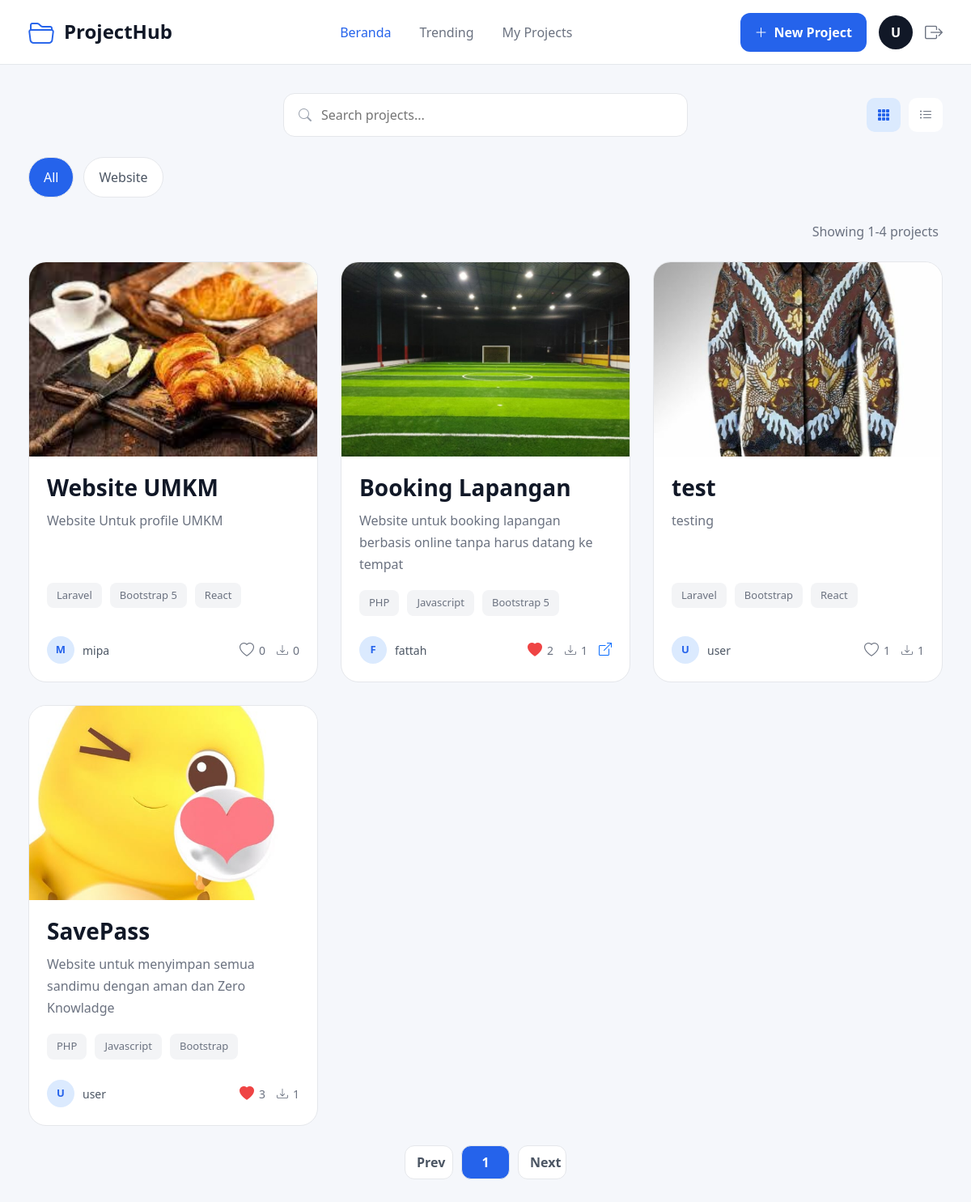
/user/dashboard.php (signed in), run on the app's committed database.
### tables this page shows
CREATE TABLE `categories` (
  `id` int(11) NOT NULL,
  `category_name` varchar(100) NOT NULL,
  `created_at` timestamp NOT NULL DEFAULT current_timestamp()
);

CREATE TABLE `projects` (
  `id` int(11) NOT NULL,
  `user_id` int(11) NOT NULL,
  `category_id` int(11) NOT NULL,
  `title` varchar(255) NOT NULL,
  `description` text NOT NULL,
  `tech_stack` varchar(255) DEFAULT NULL,
  `image` varchar(255) DEFAULT NULL,
  `zip_file` varchar(255) DEFAULT NULL,
  `demo_link` varchar(255) DEFAULT NULL,
  `likes_count` int(11) DEFAULT 0,
  `download_count` int(11) DEFAULT 0,
  `status` enum('published','private','deleted') DEFAULT 'published',
  `created_at` timestamp NOT NULL DEFAULT current_timestamp(),
  `updated_at` timestamp NOT NULL DEFAULT current_timestamp() ON UPDATE current_timestamp()
);

CREATE TABLE `users` (
  `id` int(11) NOT NULL,
  `username` varchar(100) NOT NULL,
  `password` varchar(255) NOT NULL,
  `role` enum('admin','user') DEFAULT 'user',
  `bio` text DEFAULT NULL,
  `profile_picture` varchar(255) DEFAULT 'default.png',
  `banned_until` datetime DEFAULT NULL,
  `ban_reason` text DEFAULT NULL,
  `created_at` timestamp NOT NULL DEFAULT current_timestamp()
);

### user/home.php (the view, shortened to what this page needs)
<?php
require_once 'koneksi.php';
$user_id = $_SESSION['id'];
$query = mysqli_query($conn, "
    SELECT
        p.*,
        u.username,
        c.category_name,
        (
            SELECT COUNT(*)
            FROM likes
            WHERE project_id = p.id
        ) as total_likes,
        (
            SELECT COUNT(*)
            FROM likes
            WHERE project_id = p.id
            AND user_id = '$user_id'
        ) as user_liked
    FROM projects p
    JOIN users u
    ON u.id = p.user_id
    LEFT JOIN categories c
    ON c.id = p.category_id
    WHERE p.status = 'published'
    ORDER BY p.created_at DESC
");
?>
<div class="container-dashboard">
    <div class="top-search-wrapper">
        <div class="search-box">
            <i class="bi bi-search"></i>
            <input type="text" placeholder="Search projects...">
        </div>
        <div class="view-icons">
            <button id="gridViewBtn" class="active">
                <i class="bi bi-grid-3x3-gap-fill"></i>
            </button>
            <button id="listViewBtn">
                <i class="bi bi-list-ul"></i>
            </button>
        </div>
    </div>
    <div class="filter-section">
        <button class="active" data-category="all">
            All
        </button>
        <?php
        $categoryQuery = mysqli_query(
            $conn,
            "SELECT * FROM categories ORDER BY category_name ASC"
        );
        while ($cat = mysqli_fetch_assoc($categoryQuery)) :
        ?>
            <button
                data-category="<?= strtolower($cat['category_name']); ?>">
                <?= htmlspecialchars($cat['category_name']); ?>
            </button>
        <?php endwhile; ?>
    </div>
    <div class="filter-bottom">
        <div class="showing-data" id="showingData">
        </div>
    </div>
    <div class="project-grid" id="projectGrid">
        <?php while ($p = mysqli_fetch_assoc($query)) : ?>
            <?php
            $tags = array_map(
                'trim',
                explode(',', $p['tech_stack'] ?? '')
            );
            $image = !empty($p['image'])
                ? 'uploads/thumbnails/' . $p['image']
                : 'https://images.unsplash.com/photo-1498050108023-c5249f4df085?q=80&w=1200';
            ?>
            <div class="project-card" data-category="<?= strtolower($p['category_name'] ?? ''); ?>">
                <div class="card-image-wrapper">
                    <img src="<?= $image; ?>" alt="thumbnail">
                </div>
                <div class="project-content">
                    <h5>
                        <?= htmlspecialchars($p['title']); ?>
                    </h5>
                    <p>
                        <?= htmlspecialchars($p['description']); ?>
                    </p>
                    <div class="tags">
                        <?php foreach ($tags as $tag): ?>
                            <?php if (!empty($tag)): ?>
                                <span>
                                    <?= htmlspecialchars($tag); ?>
                                </span>
                            <?php endif; ?>
                        <?php endforeach; ?>
                    </div>
                    <div class="project-footer">
                        <div class="user-info">
                            <div class="user-avatar">
                                <?= strtoupper(substr($p['username'], 0, 1)); ?>
                            </div>
                            <small>
                                <?= htmlspecialchars($p['username']); ?>
                            </small>
                        </div>
                        <div class="stats">
                            <button
                                class="like-btn <?= $p['user_liked'] ? 'liked' : ''; ?>"
                                data-id="<?= $p['id']; ?>">
                                <i class="
            bi
            <?= $p['user_liked']
                ? 'bi-heart-fill'
                : 'bi-heart'; ?>
        "></i>
                                <span class="like-count">
                                    <?= $p['total_likes']; ?>
                                </span>
                            </button>
                            <button
                                class="download-btn"
                                data-id="<?= $p['id']; ?>"
                                data-file="<?= htmlspecialchars($p['zip_file']); ?>">
                                <i class="bi bi-download"></i>
                                <span class="download-count">
                                    <?= $p['download_count']; ?>
                                </span>
                            </button>
                            <?php if (!empty($p['demo_link'])) : ?>
                                <a href="<?= htmlspecialchars($p['demo_link']); ?>"
                                    target="_blank"
                                    class="demo-btn">
                                    <i class="bi bi-box-arrow-up-right"></i>
                                </a>
                            <?php endif; ?>
                        </div>
                    </div>
                </div>
            </div>
        <?php endwhile; ?>
    </div>
    <div class="pagination-wrapper mt-4 mb-5">
        <button id="prevPage" class="pagination-btn">
            Prev
        </button>
        <div id="paginationNumbers" class="d-flex gap-2"></div>
        <button id="nextPage" class="pagination-btn">
            Next
        </button>
    </div>
</div>

### user/css/style-dashboard.css (style rules this page uses)
* { margin:0; padding:0; box-sizing:border-box; }
body { font-family:'Segoe UI',sans-serif; background:#f5f7fb; color:#111827; }
.container-dashboard { padding:35px; }
.top-search-wrapper { position:relative; display:flex; justify-content:center; align-items:center; margin-bottom:25px; }
.view-icons { position:absolute; right:0; }
.search-box { width:500px; background:white; border:1px solid #e5e7eb; border-radius:14px; padding:14px 18px; display:flex; align-items:center; gap:12px; }
.search-box input { border:none; outline:none; width:100%; }
.search-box i { color:#9ca3af; }
.view-icons { display:flex; gap:10px; }
.view-icons button { width:42px; height:42px; border:none; border-radius:10px; background:white; color:#6b7280; }
.view-icons button.active { background:#dbeafe; color:#2563eb; }
.filter-section { display:flex; gap:12px; margin-bottom:30px; flex-wrap:wrap; }
.filter-section button { border:none; background:white; color:#4b5563; padding:12px 18px; border-radius:999px; font-weight:500; border:1px solid #e5e7eb; }
.filter-section button.active { background:#2563eb; color:white; }
.project-grid { display:grid; grid-template-columns: repeat(3, minmax(350px, 1fr)); gap:28px; align-items:start; }
.project-card { background:white; border-radius:22px; overflow:hidden; border:1px solid #e5e7eb; transition:0.3s; display:flex; flex-direction:column; height:100%; width:100%; min-height:520px; }
.project-card img { width:100%; height:260px; object-fit:cover; flex-shrink:0; }
.project-content { padding:22px; display:flex; flex-direction:column; flex:1; }
.project-content h5 { font-size:28px; font-weight:700; margin-bottom:10px; }
.project-content p { color:#6b7280; line-height:1.7; margin-bottom:18px; min-height: 72px; }
.tags { display:flex; gap:10px; flex-wrap:wrap; margin-bottom:22px; }
.tags span { background:#f3f4f6; color:#6b7280; padding:6px 12px; border-radius:8px; font-size:13px; }
.project-footer { display:flex; justify-content:space-between; align-items:center; margin-top:auto; }
.user-info { display:flex; align-items:center; gap:10px; }
.user-avatar { width:34px; height:34px; border-radius:50%; background:#dbeafe; color:#2563eb; display:flex; align-items:center; justify-content:center; font-size:13px; font-weight:bold; }
.user-info small { color:#4b5563; }
.stats { display:flex; gap:14px; }
.stats span { color:#6b7280; font-size:14px; display:flex; align-items:center; gap:5px; }
.pagination-wrapper { margin-top:35px; display:flex; justify-content:center; align-items:center; gap:10px; }
.pagination-btn { width:42px; height:42px; border:none; border-radius:12px; background:white; color:#4b5563; border:1px solid #e5e7eb; font-weight:600; }
.showing-data { margin-right:5px; color:#6b7280; font-size:14px; }
#paginationNumbers { display:flex; gap:10px; }
.filter-bottom { display:flex; justify-content:space-between; align-items:center; margin-bottom:25px; gap:20px; flex-wrap:wrap; }
.showing-data { color:#6b7280; font-size:14px; font-weight:500; }
.filter-bottom { display:flex; justify-content:space-between; align-items:center; margin-bottom:25px; }
.showing-data { color:#6b7280; font-size:16px; font-weight:500; }
.pagination-wrapper { margin-top:35px; margin-bottom:50px; display:flex; justify-content:center; align-items:center; gap:10px; flex-wrap:wrap; }
.pagination-btn { min-width:60px; height:42px; border:none; border-radius:12px; background:white; color:#4b5563; border:1px solid #e5e7eb; font-weight:600; padding:0 14px; transition:0.3s; }
.like-btn { border:none; background:transparent; display:flex; align-items:center; gap:6px; color:#6b7280; cursor:pointer; font-size:14px; }
.like-btn i { font-size:18px; }
.like-btn.liked { color:#ef4444; }
.download-btn { border:none; background:transparent; display:flex; align-items:center; gap:6px; color:#6b7280; cursor:pointer; font-size:14px; }

### user/css/style-myprojects.css (style rules this page uses)
.card-image-wrapper { position: relative; overflow: hidden; }
.project-card img { width: 100%; height: 240px; object-fit: cover; display: block; transition: transform 0.4s ease; }
.project-card { position: relative; }

### data on the page
categories: category_name "Website"
projects: image (picture), title "Website UMKM", description "Website Untuk profile UMKM", tech_stack "Laravel", tech_stack "Bootstrap 5", tech_stack "React", user.username "M", user.username "mipa", total_likes "0", download_count "0"
projects: image (picture), title "Booking Lapangan", description "Website untuk booking lapangan berbasis online tanpa harus datang ke tempat", tech_stack "PHP", tech_stack "Javascript", tech_stack "Bootstrap 5", user.username "F", user.username "fattah", total_likes "2", download_count "1"
projects: image (picture), title "test", description "testing", tech_stack "Laravel", tech_stack "Bootstrap", tech_stack "React", user.username "U", user.username "user", total_likes "1", download_count "1"
projects: image (picture), title "SavePass", description "Website untuk menyimpan semua sandimu dengan aman dan Zero Knowladge", tech_stack "PHP", tech_stack "Javascript", tech_stack "Bootstrap", user.username "U", user.username "user", total_likes "3", download_count "1"

### other printed values
substr($username, 0, 1) "U"
